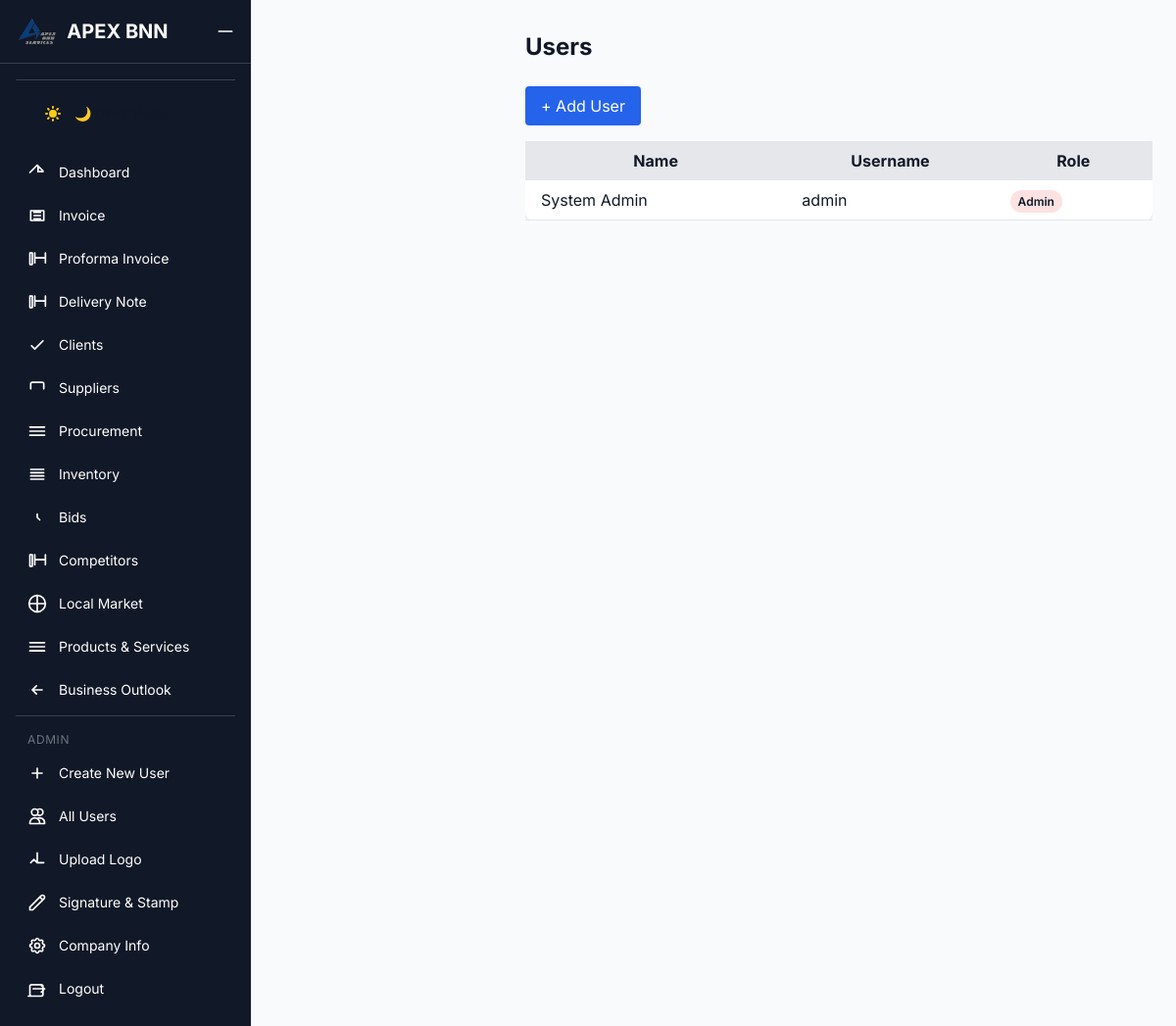
Screenshot of /users (signed in) with the database file from the repository.
### models_core/models.py (models this page shows, shortened)
class User(db.Model, UserMixin):
    id = db.Column(db.Integer, primary_key=True)
    username = db.Column(db.String(100), unique=True, nullable=False)
    password = db.Column(db.String(200), nullable=False)
    role = db.Column(db.String(20), default='accountant')
    full_name = db.Column(db.String(100))

### app.py (the view)
@app.route('/users')
@login_required
@role_required(['admin'])
def list_users():
    try:
        users = User.query.all()
        return render_template('users/list.html', users=users)
    except Exception as e:
        print(f"Error fetching users: {e}")
        flash("An error occurred while loading users.", "error")
        return "An error occurred.", 500

### app.py (called while the page is built)
def role_required(roles):
    def decorator(f):
        @wraps(f)
        @login_required  # ← Add this here!
        def decorated_function(*args, **kwargs):
            if current_user.role not in roles:
                flash("You don't have permission to access this page.", "error")
                return redirect(url_for('dashboard'))
            return f(*args, **kwargs)
        return decorated_function
    return decorator

@app.context_processor
def inject_datetime():
    return {'datetime': datetime, 'now': datetime.now}

### templates/users/list.html (shortened to what this page needs)
{% extends "base.html" %}
{% block content %}
<h1 class="text-2xl font-bold mb-6">Users</h1>
<a href="{{ url_for('add_user') }}" class="bg-blue-600 text-white px-4 py-2 rounded mb-4 inline-block">+ Add User</a>
{% if users %}
  <div class="overflow-x-auto">
    <table class="min-w-full bg-white rounded-lg shadow">
      <thead class="bg-gray-200">
        <tr>
          <th class="px-4 py-2">Name</th>
          <th class="px-4 py-2">Username</th>
          <th class="px-4 py-2">Role</th>
        </tr>
      </thead>
      <tbody>
        {% for user in users %}
        <tr class="border-b hover:bg-gray-50">
          <td class="px-4 py-2">{{ user.full_name or '-' }}</td>
          <td class="px-4 py-2">{{ user.username }}</td>
          <td class="px-4 py-2">
            <span class="px-2 py-1 rounded-full text-xs font-medium
              {% if user.role == 'admin' %}bg-red-100 text-red-800
              {% else %}bg-blue-100 text-blue-800{% endif %}">
              {{ user.role.title() }}
            </span>
          </td>
        </tr>
        {% endfor %}
      </tbody>
    </table>
  </div>
{% else %}
  <p class="text-gray-500">No users found.</p>
{% endif %}
{% endblock %}

### templates/base.html (style rules this page uses)
body { font-family: 'Inter', sans-serif; background-color: #f8f9fa; color: #1f2937; transition: background-color 0.3s ease, color 0.3s ease; }
[data-theme="light"] .bg-white { background-color: white !important; box-shadow: 0 1px 3px rgba(0, 0, 0, 0.1); }
[data-theme="light"] label, [data-theme="light"] .font-medium { @apply text-gray-900; color: #111827 !important; font-weight: 600; }

### rows the page displays
User: full_name "System Admin", username "admin", role "Admin"
